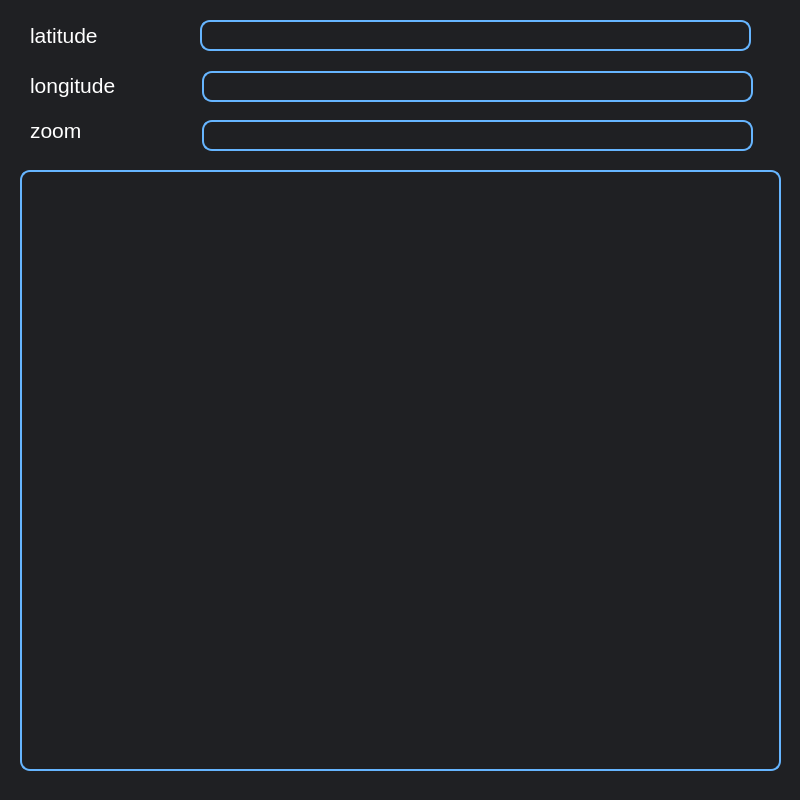
<?xml version="1.0" encoding="UTF-8"?>
<ui version="4.0">
 <class>MainWindow</class>
 <widget class="QMainWindow" name="MainWindow">
  <property name="geometry">
   <rect>
    <x>0</x>
    <y>0</y>
    <width>800</width>
    <height>800</height>
   </rect>
  </property>
  <property name="windowTitle">
   <string>MainWindow</string>
  </property>
  <property name="styleSheet">
   <string notr="true">background-color: #1f2023;</string>
  </property>
  <widget class="QWidget" name="centralwidget">
   <widget class="QLineEdit" name="latitude">
    <property name="geometry">
     <rect>
      <x>200</x>
      <y>20</y>
      <width>551</width>
      <height>31</height>
     </rect>
    </property>
    <property name="styleSheet">
     <string notr="true">font-size: 16pt;
background-color: #1f2023;
hover: #383b40; 
border-radius: 10;
color: white;
border-width: 2px;
    border-style: solid;
    border-color: #66B5FF;
</string>
    </property>
   </widget>
   <widget class="QLineEdit" name="longitude">
    <property name="geometry">
     <rect>
      <x>202</x>
      <y>71</y>
      <width>551</width>
      <height>31</height>
     </rect>
    </property>
    <property name="styleSheet">
     <string notr="true">font-size: 16pt;
background-color: #1f2023;
hover: #383b40; 
border-radius: 10;
color: white;
border-width: 2px;
    border-style: solid;
    border-color: #66B5FF;
</string>
    </property>
   </widget>
   <widget class="QLineEdit" name="zoom">
    <property name="geometry">
     <rect>
      <x>202</x>
      <y>120</y>
      <width>551</width>
      <height>31</height>
     </rect>
    </property>
    <property name="styleSheet">
     <string notr="true">font-size: 16pt;
background-color: #1f2023;
hover: #383b40; 
border-radius: 10;
color: white;
border-width: 2px;
    border-style: solid;
    border-color: #66B5FF;
</string>
    </property>
   </widget>
   <widget class="QLabel" name="label">
    <property name="geometry">
     <rect>
      <x>30</x>
      <y>20</y>
      <width>101</width>
      <height>31</height>
     </rect>
    </property>
    <property name="styleSheet">
     <string notr="true">font-size: 16pt;
background-color: #1f2023;
color: white;

</string>
    </property>
    <property name="text">
     <string>latitude</string>
    </property>
   </widget>
   <widget class="QLabel" name="label_2">
    <property name="geometry">
     <rect>
      <x>30</x>
      <y>70</y>
      <width>121</width>
      <height>31</height>
     </rect>
    </property>
    <property name="styleSheet">
     <string notr="true">font-size: 16pt;
background-color: #1f2023;
color: white;
</string>
    </property>
    <property name="text">
     <string>longitude</string>
    </property>
   </widget>
   <widget class="QLabel" name="label_3">
    <property name="geometry">
     <rect>
      <x>30</x>
      <y>115</y>
      <width>71</width>
      <height>31</height>
     </rect>
    </property>
    <property name="styleSheet">
     <string notr="true">font-size: 16pt;
background-color: #1f2023;
color: white;
</string>
    </property>
    <property name="text">
     <string>zoom</string>
    </property>
   </widget>
   <widget class="QLabel" name="map">
    <property name="geometry">
     <rect>
      <x>20</x>
      <y>170</y>
      <width>761</width>
      <height>601</height>
     </rect>
    </property>
    <property name="styleSheet">
     <string notr="true">font-size: 16pt;
background-color: #1f2023;
hover: #383b40; 
border-radius: 10;
color: white;
border-width: 2px;
    border-style: solid;
    border-color: #66B5FF;
</string>
    </property>
    <property name="text">
     <string/>
    </property>
   </widget>
  </widget>
  <widget class="QStatusBar" name="statusbar"/>
 </widget>
 <resources/>
 <connections/>
</ui>
